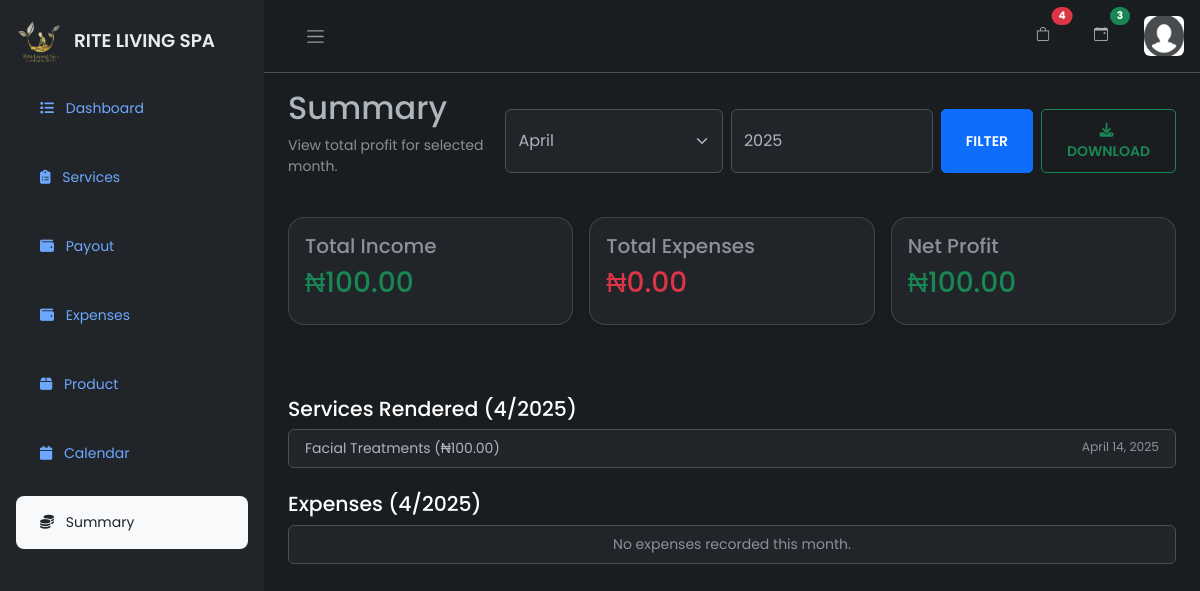
/profit-summary/ (signed in), run on an earlier commit of the app's database.
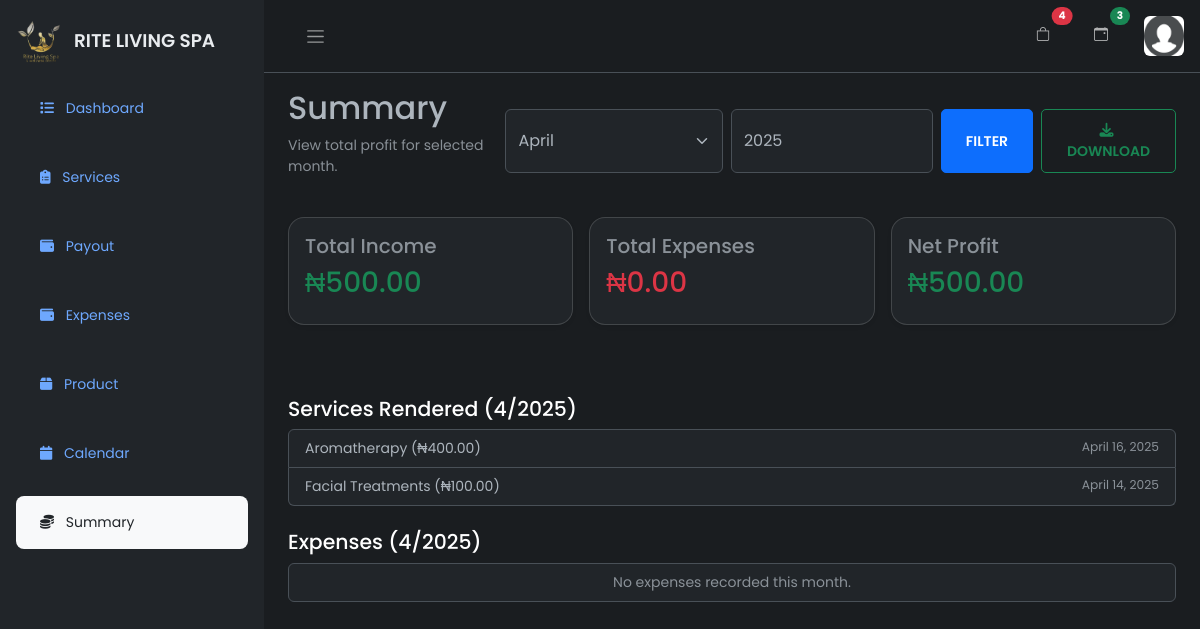
And on a later commit of the database.
### firstApp/models.py (models this page shows, shortened)
class ServiceRendered(models.Model):
    staff_name = models.ForeignKey(CustomUser, on_delete=models.SET_NULL, null=True, blank=True, limit_choices_to={'is_not_secretary': True})
    amount = models.DecimalField(max_digits=10, decimal_places=2)
    PAYMENT_CHOICES = [
        ('cash', 'Cash'),
        ('pos', 'POS'),
        ('transfer', 'Transfer'),
    ]
    mode_of_payment = models.CharField(max_length=10, choices=PAYMENT_CHOICES)
    SERVICE_TYPE_CHOICES = [
        ('solo', 'Solo'),
        ('contract', 'Contract'),
    ]
    service_type = models.CharField(max_length=10, choices=SERVICE_TYPE_CHOICES)
    SERVICE_TYPE_RENDERED = [
        ('Massage Therapy', 'Massage Therapy'),
        ('Facial Treatments', 'Facial Treatments'),
        ('Aromatherapy', 'Aromatherapy'),
        ('Body Scrubs', 'Body Scrubs'),
        ('Steam & Sauna', 'Steam & Sauna'),
        ('Nail Care', 'Nail Care'),
    ]
    service_rendered = models.CharField(max_length=20, null=True, blank=True, choices=SERVICE_TYPE_RENDERED)
    service_date = models.DateField(auto_now_add=True)
    description = models.TextField(null=True, blank=True)
    staff_role = models.CharField(max_length=100, null=True, blank=True)
    customer_name = models.CharField(max_length=255, null=True, blank=True)
    invoice_number = models.CharField(max_length=50, unique=True, null=True, blank=True)
    created_at = models.DateTimeField(auto_now_add=True)
    PAYMENT_STATUS_CHOICES = [
        ('pending', 'Pending'),
        ('confirmed', 'Confirmed'),
    ]
    payment_status = models.CharField(max_length=10, choices=PAYMENT_STATUS_CHOICES, default='pending')
    class Meta:
        verbose_name = "Service Rendered"
        verbose_name_plural = "Services Rendered"
        ordering = ['-service_date']

### firstApp/decorators.py (the view)
    def _wrapped_view(request, *args, **kwargs):
        if not (request.user.is_admin or request.user.is_secretary):
            return HttpResponseForbidden("You are not authorized to view this page.")
        return view_func(request, *args, **kwargs)

### firstApp/templates/auth/summary.html (shortened to what this page needs)
{% extends 'auth/maindash.html' %}
{% load static %}
{% block content %}
<div class="main">
    {% include 'auth/nav.html' %}
    <main class="content px-4 py-3" style="max-height: 90vh; overflow-y: auto;">
        <div class="mb-4 d-flex justify-content-between align-items-center">
            <div>
                <h2>Summary</h2>
                <p class="text-muted">View total profit for selected month.</p>
            </div>
            <div class="d-flex" style="max-width: 800px;">
                <form method="get" class="d-flex me-2" action="">
                    <select name="month" class="form-select me-2" required>
                        {% for number, name in months %}
                            <option value="{{ number }}" {% if selected_month == number %}selected{% endif %}>
                                {{ name }}
                            </option>
                        {% endfor %}
                    </select>
                    <input type="number" name="year" class="form-control me-2" placeholder="Year" value="{{ selected_year }}" required>
                    <button type="submit" class="btn btn-primary">Filter</button>
                </form>
                <form method="get" action="{% url 'download_report' %}">
                    <button type="submit" class="btn btn-outline-success">
                        <i class="fa-solid fa-download me-1"></i> Download
                    </button>
                </form>
            </div>
        </div>
        <div class="row g-3">
            <div class="col-md-4">
                <div class="card shadow-sm p-3 rounded-4">
                    <h5 class="text-muted">Total Income</h5>
                    <h3 class="text-success">₦{{ total_income|floatformat:2 }}</h3>
                </div>
            </div>
            <div class="col-md-4">
                <div class="card shadow-sm p-3 rounded-4">
                    <h5 class="text-muted">Total Expenses</h5>
                    <h3 class="text-danger">₦{{ total_expenses|floatformat:2 }}</h3>
                </div>
            </div>
            <div class="col-md-4">
                <div class="card shadow-sm p-3 rounded-4">
                    <h5 class="text-muted">Net Profit</h5>
                    {% if profit >= 0 %}
                        <h3 class="text-success">₦{{ profit|floatformat:2 }}</h3>
                    {% else %}
                        <h3 class="text-danger">₦{{ profit|floatformat:2 }}</h3>
                    {% endif %}
                </div>
            </div>
        </div>
        <div class="mt-5">
            <h4>Services Rendered ({{ selected_month }}/{{ selected_year }})</h4>
            <ul class="list-group">
                {% for service in services %}
                    <li class="list-group-item d-flex justify-content-between">
                        <span>{{ service.service_rendered }} (₦{{ service.amount|floatformat:2 }})</span>
                        <small class="text-muted">{{ service.service_date }}</small>
                    </li>
                {% empty %}
                    <li class="list-group-item text-center text-muted">No services rendered this month.</li>
                {% endfor %}
            </ul>
            <h4 class="mt-4">Expenses ({{ selected_month }}/{{ selected_year }})</h4>
            <ul class="list-group">
                {% for expense in expenses %}
                    <li class="list-group-item d-flex justify-content-between">
                        <span>{{ expense.category }} - {{ expense.description }} (₦{{ expense.amount|floatformat:2 }})</span>
                        <small class="text-muted">{{ expense.date|date:"M d, Y" }}</small>
                    </li>
                {% empty %}
                    <li class="list-group-item text-center text-muted">No expenses recorded this month.</li>
                {% endfor %}
            </ul>
        </div>
    </main>
</div>
{% endblock %}

What changed in the data, as far as the page shows it:
added ServiceRendered: service_rendered "Aromatherapy", amount "400.00", service_date "April 16, 2025"
Also different on the page:
{{ total_income|floatformat:2 }}: "100.00" → "500.00"
{{ profit|floatformat:2 }}: "100.00" → "500.00"
